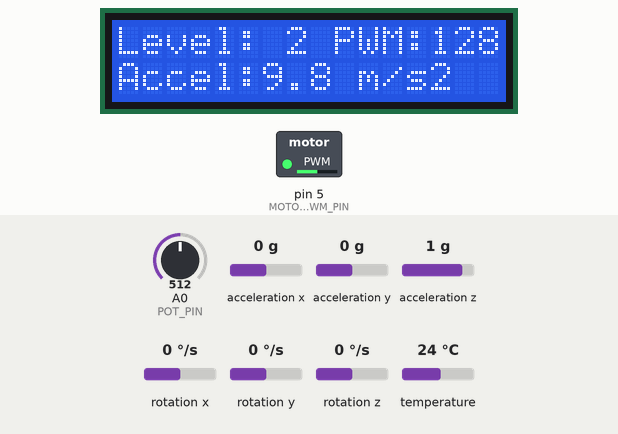
The sketch below on a simulated Arduino Uno, built with avr-gcc and run on an emulated ATmega328P. On the bench: 16×2 character LCD, switched loads named in the sketch (green lamp = pin HIGH). The inputs (shaded band) are chosen by the test bench; at power-on: A0 (POT_PIN) = 512, acceleration x 0 g, acceleration y 0 g, acceleration z 1 g, rotation x 0 °/s, rotation y 0 °/s, rotation z 0 °/s, temperature 24 °C. What the sketch prints to the serial monitor is not drawn.

Above: at 3.3 s.
3.4 s: A0 (POT_PIN) set to 667
4.9 s: A0 (POT_PIN) set to 701
At 6.3 s:
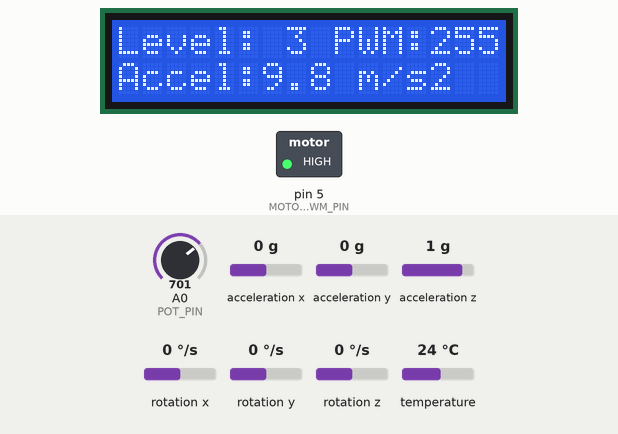
6.6 s: A0 (POT_PIN) set to 306
At 7.6 s:
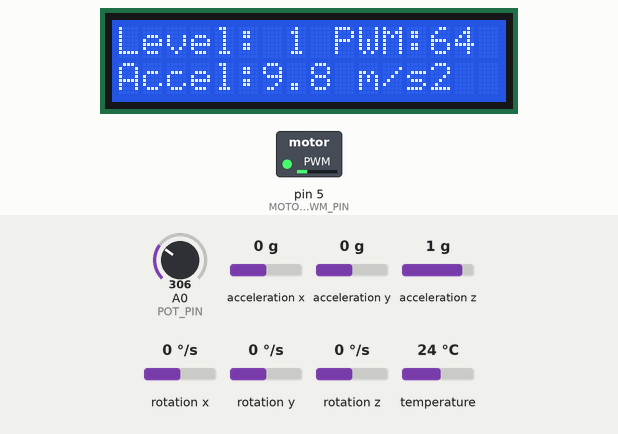
8.1 s: acceleration x set to -1.4 g
At 9.3 s:
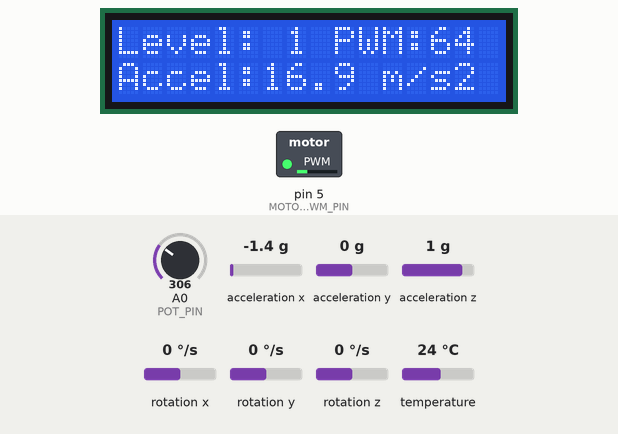
9.6 s: acceleration y set to -1.4 g
At 10.6 s:
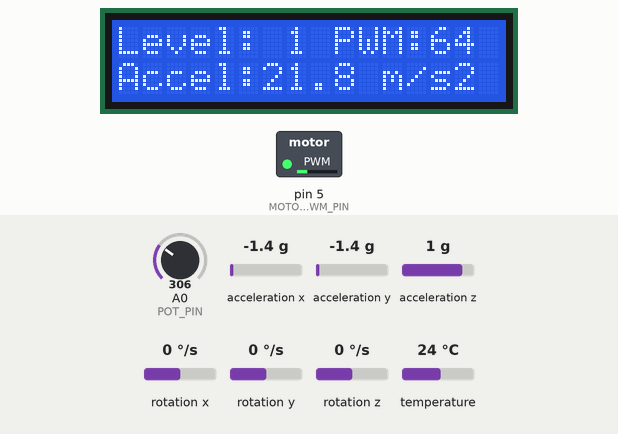
11.1 s: acceleration z set to -1.4 g
At 11.5 s:
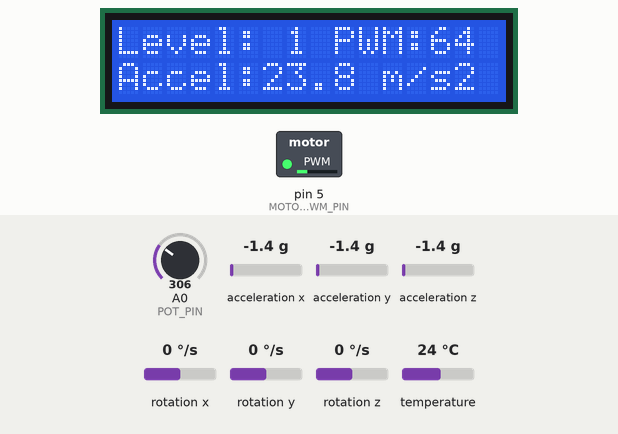
Timing chart, 0 to 13.6 s (numbered marks = the images above; inputs shaded):
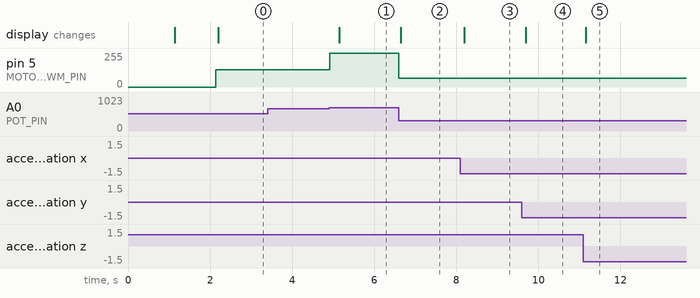

The sketch:

prototypev1.ino
```cpp
#include <Wire.h>
#include <LiquidCrystal_I2C.h>
#include <Adafruit_MPU6050.h>
#include <Adafruit_Sensor.h>
#include <math.h>

//arduino uno + mosfet

// pin assignments
const int POT_PIN = A0;
const int MOTOR_PWM_PIN = 5;


LiquidCrystal_I2C lcd(0x27, 16, 2);


Adafruit_MPU6050 mpu;

// PWM settings: initial values for testing
const int LEVEL_1_PWM = 64;
const int LEVEL_2_PWM = 128;
const int LEVEL_3_PWM = 255;

// potentiometer thresholds
const int OFF_THRESHOLD = 4;
const int LEVEL_1_MAX = 340;
const int LEVEL_2_MAX = 682;

// update intervals
const unsigned long SENSOR_INTERVAL = 100;
const unsigned long DISPLAY_INTERVAL = 250;
const unsigned long SERIAL_INTERVAL = 500;

unsigned long lastSensorRead = 0;
unsigned long lastDisplayUpdate = 0;
unsigned long lastSerialUpdate = 0;

// system state
int potValue = 0;
int selectedLevel = 0;  // 0 = OFF
int currentPWM = 0;

float accelX = 0.0;
float accelY = 0.0;
float accelZ = 0.0;
float accelerationMagnitude = 0.0;


void setup() {
    pinMode(MOTOR_PWM_PIN, OUTPUT);

    // motor starts at off when initiating
    analogWrite(MOTOR_PWM_PIN, 0);

    Serial.begin(9600);
    Wire.begin();

    lcd.init();
    lcd.backlight();
    lcd.clear();

    lcd.setCursor(0, 0);
    lcd.print("Maize Vibration");
    lcd.setCursor(0, 1);
    lcd.print("Initializing...");

    delay(1000);

    // initialize accelerometer
    if (!mpu.begin()) {
        analogWrite(MOTOR_PWM_PIN, 0);

        lcd.clear();
        lcd.setCursor(0, 0);
        lcd.print("MPU6050 ERROR");
        lcd.setCursor(0, 1);
        lcd.print("Motor disabled");

        Serial.println("ERROR: MPU6050 not detected.");
        Serial.println("Motor remains OFF.");

        // fail safe
        while (true) {
            analogWrite(MOTOR_PWM_PIN, 0);
            delay(100);
        }
    }

    mpu.setAccelerometerRange(MPU6050_RANGE_8_G);
    mpu.setGyroRange(MPU6050_RANGE_500_DEG);
    mpu.setFilterBandwidth(MPU6050_BAND_21_HZ);

    lcd.clear();
    lcd.setCursor(0, 0);
    lcd.print("System Ready");
    lcd.setCursor(0, 1);
    lcd.print("Motor OFF");

    Serial.println("Maize Vibration System");
    Serial.println("Turn knob to select a level.");
    Serial.println("Minimum position = OFF.");

    delay(1000);
}


void loop() {
    unsigned long now = millis();

    readPotentiometer();
    updateMotor();

    if (now - lastSensorRead >= SENSOR_INTERVAL) {
        lastSensorRead = now;
        readAccelerometer();
    }

    if (now - lastDisplayUpdate >= DISPLAY_INTERVAL) {
        lastDisplayUpdate = now;
        updateLCD();
    }

    if (now - lastSerialUpdate >= SERIAL_INTERVAL) {
        lastSerialUpdate = now;
        printDiagnostics();
    }
}


void readPotentiometer() {
    potValue = analogRead(POT_PIN);

    if (potValue <= OFF_THRESHOLD) {
        selectedLevel = 0;
    }
    else if (potValue <= LEVEL_1_MAX) {
        selectedLevel = 1;
    }
    else if (potValue <= LEVEL_2_MAX) {
        selectedLevel = 2;
    }
    else {
        selectedLevel = 3;
    }
}


void updateMotor() {
    switch (selectedLevel) {
        case 0:
            currentPWM = 0;
            break;

        case 1:
            currentPWM = LEVEL_1_PWM;
            break;

        case 2:
            currentPWM = LEVEL_2_PWM;
            break;

        case 3:
            currentPWM = LEVEL_3_PWM;
            break;

        default:
            currentPWM = 0;
            break;
    }

    analogWrite(MOTOR_PWM_PIN, currentPWM);
}


void readAccelerometer() {
    sensors_event_t acceleration;
    sensors_event_t rotation;
    sensors_event_t temperature;

    mpu.getEvent(
        &acceleration,
        &rotation,
        &temperature
    );

    accelX = acceleration.acceleration.x;
    accelY = acceleration.acceleration.y;
    accelZ = acceleration.acceleration.z;

    accelerationMagnitude = sqrt(
        accelX * accelX +
        accelY * accelY +
        accelZ * accelZ
    );
}


void updateLCD() {
    lcd.setCursor(0, 0);

    if (selectedLevel == 0) {
        lcd.print("Motor: OFF      ");
    }
    else {
        lcd.print("Level: ");
        lcd.print(selectedLevel);
        lcd.print(" PWM:");
        lcd.print(currentPWM);
        lcd.print("   ");
    }

    lcd.setCursor(0, 1);
    lcd.print("Accel:");
    lcd.print(accelerationMagnitude, 1);
    lcd.print(" m/s2  ");
}


void printDiagnostics() {
    Serial.print("Pot: ");
    Serial.print(potValue);

    Serial.print(" | Level: ");
    Serial.print(selectedLevel == 0 ? "OFF" :
                 selectedLevel == 1 ? "LOW" :
                 selectedLevel == 2 ? "MEDIUM" : "HIGH");

    Serial.print(" | PWM: ");
    Serial.print(currentPWM);

    Serial.print(" | Accel X: ");
    Serial.print(accelX, 2);

    Serial.print(" Y: ");
    Serial.print(accelY, 2);

    Serial.print(" Z: ");
    Serial.print(accelZ, 2);

    Serial.print(" | Magnitude: ");
    Serial.print(accelerationMagnitude, 2);

    Serial.println(" m/s^2");
}
```

Measured:
- the behaviour switches between 682 and 683 on A0 (POT_PIN) (found by bisection; images 0 and 1)
- after the input at 3.4 s, every drawn part: stays the same
- after the input at 4.9 s, pin 5 (MOTOR_PWM_PIN): 128/255 → 255/255 at once; the display: changes after 0.25 s (image 1)
- after the input at 6.6 s, pin 5 (MOTOR_PWM_PIN): 255/255 → 64/255 at once; the display: changes after 0.05 s (image 2)
- after the input at 8.1 s, the display: changes after 0.10 s (image 3)
- after the input at 9.6 s, the display: changes after 0.10 s (image 4)
- after the input at 11.1 s, the display: changes after 0.06 s (image 5)
